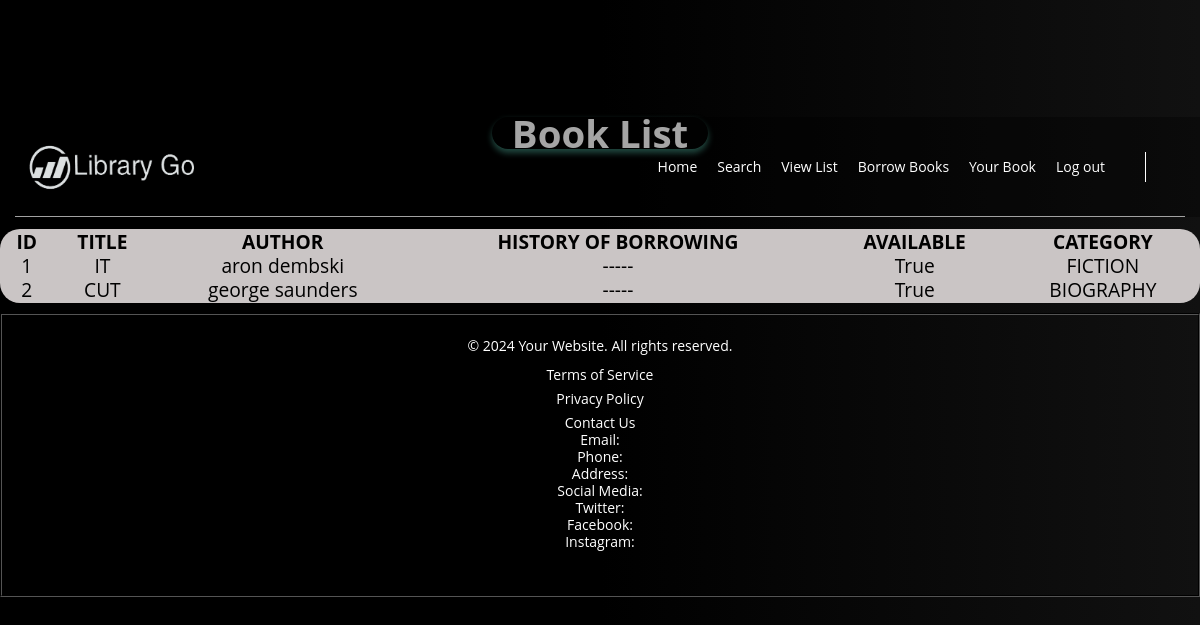
Page /userViewList/ on the earlier database version.
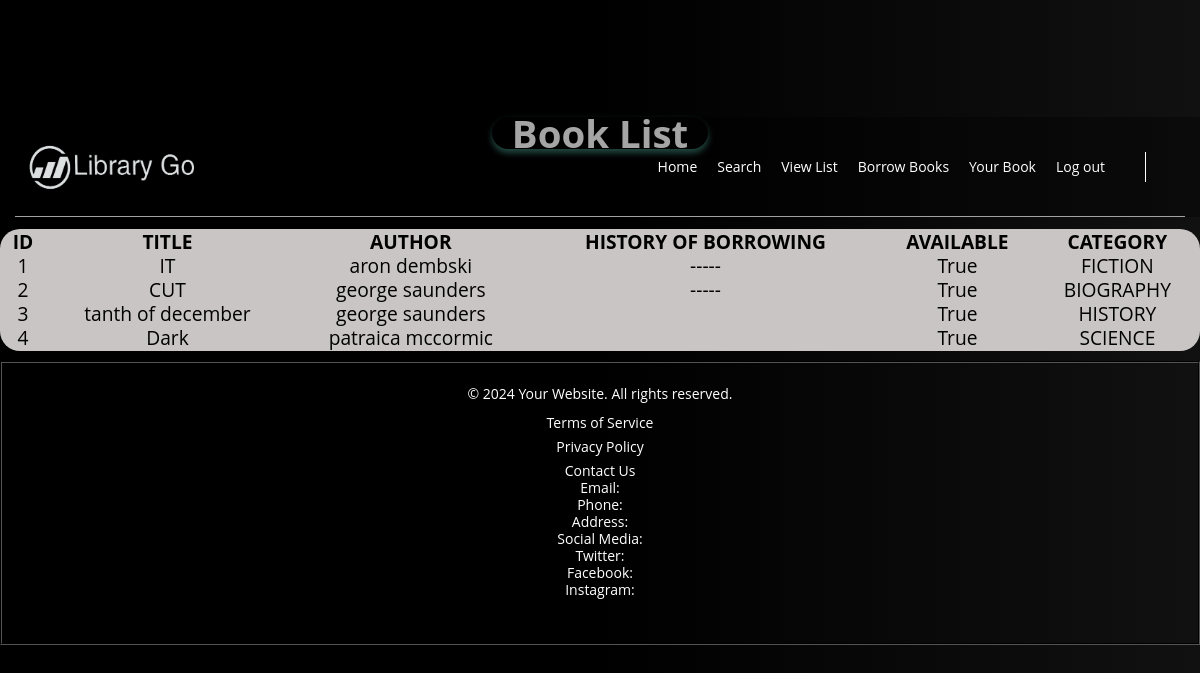
Same page on the later database version.
### workingApp/models.py (models this page shows, shortened)
class Book(models.Model):
    BOOK_CATEGORIES = (
        ('FICTION', 'Fiction'),
        ('NON_FICTION', 'Non-fiction'),
        ('SCIENCE', 'Science'),
        ('HISTORY', 'History'),
        ('BIOGRAPHY', 'Biography'),
    )
    id = models.IntegerField(primary_key=True)
    title = models.CharField(max_length=200)
    author = models.CharField(max_length=100)
    isbn = models.CharField(max_length=13 ,null=True)
    pub_date = models.DateField(null=True)
    image = models.ImageField(upload_to='photo', blank=True, null=True)
    details = models.TextField(null=True, blank=True)
    available = models.BooleanField(default=True)
    category = models.CharField(max_length=100, choices=BOOK_CATEGORIES)
    borrowingDate=models.TimeField(null=True)

### workingApp/views.py (the view)
# urls.py: path('userViewList/',views.userViewList,name='userViewList'),
def userViewList(request):
    context={
        'books': Book.objects.all(),
    }
    return render(request, 'pages/userViewList.html',context)

### templates/pages/userViewList.html (shortened to what this page needs)
{%load static%}
<!DOCTYPE html>
<html lang="en">
    <head>
        <link rel="stylesheet" href="{% static 'css/normalize.css' %} ">
        <link rel="stylesheet" href="{% static 'css/all.min.css' %}">
        <link rel="stylesheet" href="{% static  'css/userViweListStyle.css' %}">
    </head>
    <body>
        {% include 'header.html' %}
            <h1 class="add">Book List</h1>
        <div class="outputs">
            <div class="searchBlock">
                <table class="dash">
                    <tr>
                        <th>Id</th>
                        <th>Title</th>
                        <th>Author</th>
                        <th>History of borrowing</th>
                        <th>Available</th>
                        <th>Category</th>
                    </tr>
                    {% for book in books %}
                    <tbody id="tbody">
                        <tr>
                            <td>{{book.id}}</td>
                            <td>{{book.title}}</td>
                            <td>{{book.author}}</td>
                            {% if book.borrowingDate %}
                            <td>{{ book.borrowingDate|date:"d/m/Y" }}</td>
                        {% else %}
                            <td>-----</td>
                        {% endif %}
                            <td>{{book.available}}</td>
                            <td>{{book.category}}</td>
                        </tr>
                    </tbody>
                    {% endfor %}
                </table>
            </div>
    {% include 'footer.html' %}
    </body>
</html>

### templates/header.html (shortened to what this page needs)
{% load static %}
<!DOCTYPE html>
<html lang="en">
<head>
    <link rel="stylesheet" href="{% static 'css/normalize.css' %}">
    <link rel="stylesheet" href="{% static 'css/all.min.css' %}">
    <link rel="stylesheet" href="{% static 'css/borrowBook.css' %}">
</head>
<body>
<div class="body-color">
    <header>
        <div class="container">
            <a href="#" class="logo">
                <img style="width: 200px; height: 100px;" decoding="async" src="{% static 'images/amino.png' %}" alt="Logo" />
            </a>
            <nav>
            <ul>
                <li><a  href="{% url 'User_Home' %}">Home</a></li>
                <li><a href="{% url 'userSearchBooks' %}">Search</a></li>
                <li><a href="{% url 'userViewList' %}">View List</a></li>
                <li><a href="{% url 'userBorrowBook' %}">Borrow Books</a></li>
                <li><a href="{% url 'userBookList' %}">Your Book</a></li>
                <li><a href="{% url  'login' %}">Log out</a></li>
            </ul>
            <div class="form">
                <i class="fas fa-search"></i>
            </div>
            </nav>
        </div>
    </header>
    </body>
</html>

### templates/footer.html (shortened to what this page needs)
{%load static%}
<!DOCTYPE html>
<html lang="en">
<head>
    <link rel="stylesheet" href="{% static '/css/normalize.css' %} ">
    <link rel="stylesheet" href="{% static '/css/all.min.css' %}">
    <link rel="stylesheet" href="{% static '/css/borrowBook.css' %}">
</head>
<footer class="footer">
    <div class="container">
        <p>&copy; 2024 Your Website. All rights reserved.</p>
        <ul class="footer-links">
            <li><a href="#">Terms of Service</a></li>
            <li><a href="#">Privacy Policy</a></li>
            <li><a href="#">Contact Us</a>            <div class="contact-info">
                <p>Email: </p>
                <p>Phone: </p>
                <p>Address: </p>
                <p>Social Media:</p>
                <p>Twitter: </p>
                <p>Facebook: </p>
                <p>Instagram: </p>
            </div>
        </li>
    </ul>
    </div>
</footer>
</body>
</html>

### static/css/userViweListStyle.css (style rules this page uses)
:root { --main-color: #19c8fa; --transparent-color: rgb(15 116 143 / 70%); --section-padding: 100px; }
* { -webkit-box-sizing: border-box; -moz-box-sizing: border-box; box-sizing: border-box; padding: 0; margin: 0; }
ul { list-style: none; }
.container { padding-left: 15px; padding-right: 15px; margin-left: auto; margin-right: auto; }
@media (min-width: 768px) { .container { width: 750px; } }
@media (min-width: 992px) { .container { width: 970px; } }
@media (min-width: 1200px) { .container { width: 1170px; } }
body { padding-top: 97px; background-image: linear-gradient(270deg, #111111, #000000, #000000); font-family: "Open Sans", sans-serif; background-color: #F2F5FA; color: #0C0C0D; font-size: 1.2rem; line-height: 12px; }
a { columns: inherit; text-decoration: none; }
li { list-style: none; }
a,img,span,input,select,button { display: block; }
.add { text-align: center; color: rgb(255, 255, 255); display: block; margin-top: 20px; margin-left: 10px; margin-right: 10px; padding: 10px 20px; border-radius: 20px; width: fit-content; margin: 20px auto; box-shadow: 0 4px 6px rgb(52, 114, 101); }
.outputs { position: absolute; width: 100%; z-index: 0; margin-top: 50px; border-radius: 25px; color: #F2F5FA; }
.dash { width: 100%; text-align: center; margin: 10px 0; color: #000000; background-color: rgb(202, 197, 197); border-radius: 20px; }
.dash th { text-transform: uppercase; }
.dash th,td { padding: 5px; }
.footer { position: relative; bottom: 0; left: 0; width: 100%; background-image: linear-gradient(270deg, #111111, #000000, #000000); color: #fff; padding: 20px 0; text-align: center; font-size: 14px; display: flex; flex-direction: column; align-items: center; border: 2px groove; border-color: black; }
.footer p { margin: 5px 0; }
.footer a { color: #fff; text-decoration: none; }
.footer-links { list-style-type: none; padding: 0; margin-bottom: 10px; }
.footer-links li { display: inline; margin: 0 10px; }

### static/css/borrowBook.css (style rules this page uses)
:root { --main-color: #19c8fa; --transparent-color: rgb(15 116 143 / 70%); --section-padding: 100px; }
* { -webkit-box-sizing: border-box; -moz-box-sizing: border-box; box-sizing: border-box; padding: 0; margin: 0; }
ul { list-style: none; }
.container { padding-left: 15px; padding-right: 15px; margin-left: auto; margin-right: auto; }
@media (min-width: 768px) { .container { width: 750px; } }
@media (min-width: 992px) { .container { width: 970px; } }
@media (min-width: 1200px) { .container { width: 1170px; } }
header { position: absolute; left: 0; width: 100%; z-index: 2; top: 0; }
header .container { display: flex; justify-content: space-between; align-items: center; position: fixed; min-height: 97px; width: 100%; background-color: #0000005a; }
header .container::after { content: ""; position: absolute; height: 1px; background-color: #a2a2a2; bottom: 0; width: calc(100% - 30px); left: 15px; }
header .logo img { height: 40px; }
header nav { flex: 1; display: flex; align-items: center; justify-content: flex-end; }
header nav ul { display: flex; }
header nav ul li a { padding: 40px 10px; display: block; color: white; text-decoration: none; font-size: 14px; transition: 0.3s; position: relative; z-index: 2; }
header nav .form { width: 40px; height: 30px; position: relative; margin-left: 30px; border-left: 1px solid white; }
header nav .form i { color: white; position: absolute; font-size: 20px; top: 50%; transform: translateY(-50%); right: 0; }
.body-color { min-height: 100vh; background-size: cover; position: relative; }
.footer { position: relative; bottom: 0; left: 0; width: 100%; background-image: linear-gradient(270deg, #111111, #000000, #000000); color: #fff; padding: 20px 0; text-align: center; font-size: 14px; display: flex; flex-direction: column; align-items: center; border: 2px groove; border-color: black; }
.footer p { margin: 5px 0; }
.footer a { color: #fff; text-decoration: none; }
.footer-links { list-style-type: none; padding: 0; margin-bottom: 10px; }
.footer-links li { display: inline; margin: 0 10px; }

Differences in the rows shown:
added Book: id "3", title "tanth of december", author "george saunders", available "True", category "HISTORY"
added Book: id "4", title "Dark", author "patraica mccormic", available "True", category "SCIENCE"
